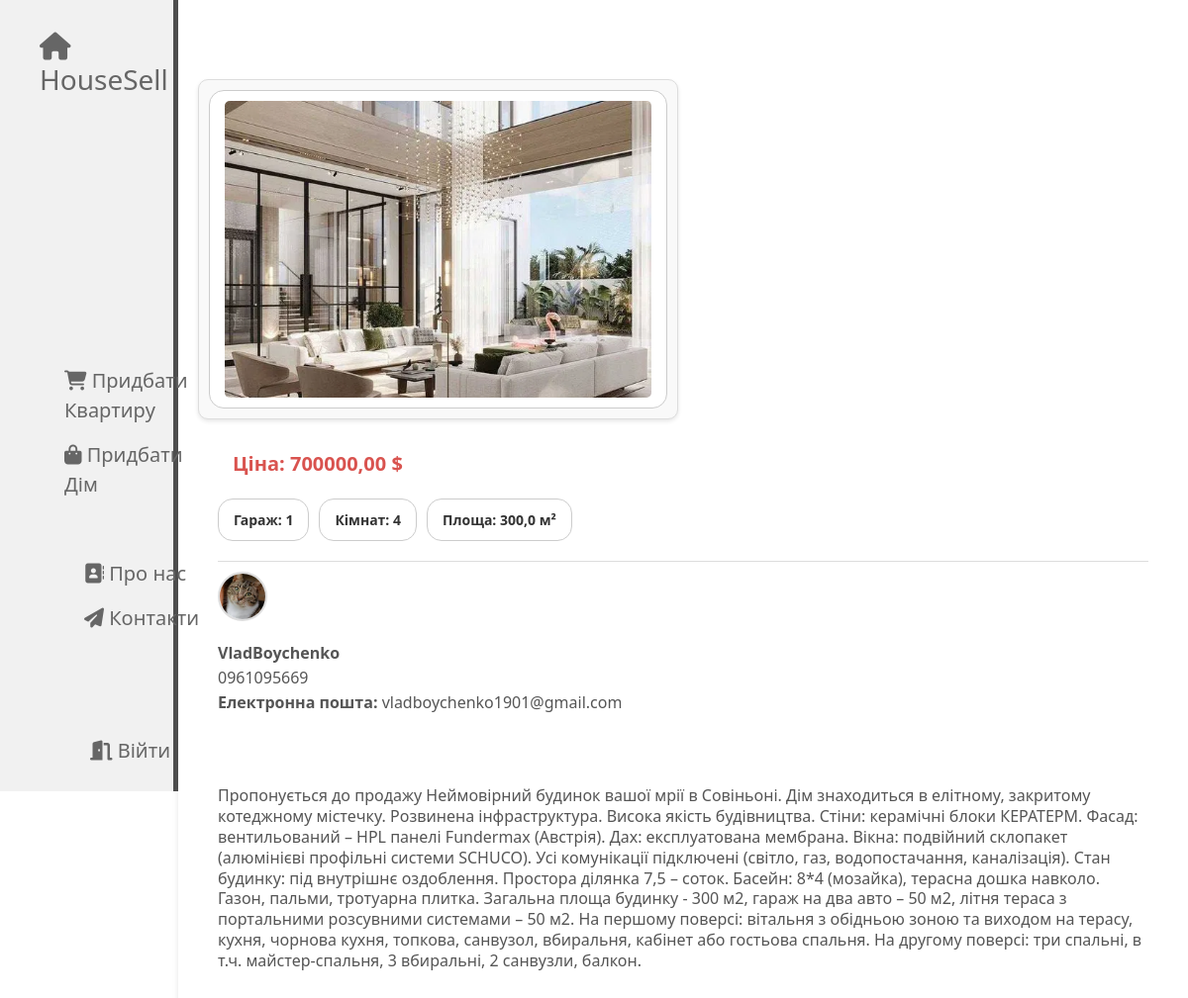
The app's page /house/2/ with its own data.
### main/models.py (models this page shows, shortened)
class Property(models.Model):
    title = models.CharField('Назва', max_length=100)
    description = models.TextField('Опис')
    area = models.FloatField('Площа (м²)')
    price = models.DecimalField('Ціна', max_digits=12, decimal_places=2)
    rooms = models.IntegerField('Кількість кімнат')
    category = models.ForeignKey(
        PropertyCategory, on_delete=models.CASCADE, related_name='%(class)s_category'
    )
    date_published = models.DateTimeField('Дата публікації', auto_now_add=True)
    owner = models.ForeignKey(
        User, on_delete=models.CASCADE, related_name='%(class)s_owner'
    )
    image = models.ImageField('Зображення', upload_to='property_images/', blank=True, null=True)
    class Meta:
        abstract = True

class House(Property):
    garage = models.IntegerField('Гараж')
    rooms = models.IntegerField('Кількість кімнат', default=1)  # Додано поле для кількості кімнат

class User(AbstractUser):
    phone_number = models.CharField('Номер телефону', max_length=15, blank=True, null=True)
    is_admin = models.BooleanField('Чи є адміністратором', default=False)
    profile_picture = models.ImageField('Фото профілю', upload_to='profile_pictures/', blank=True, null=True)
    groups = models.ManyToManyField(
        'auth.Group',
        related_name='custom_user_set',
        blank=True,
        help_text='Групи, до яких належить користувач.',
        verbose_name='Групи'
    )
    user_permissions = models.ManyToManyField(
        'auth.Permission',
        related_name='custom_user_set',
        blank=True,
        help_text='Спеціальні дозволи для користувача.',
        verbose_name='Дозволи'
    )

### main/views.py (the view)
# urls.py: path('house/<int:id>/', views.house_detail, name='house_detail'),
def house_detail(request, id):
    house = get_object_or_404(House, id=id)
    owner = house.owner  # Отримуємо власника квартири
    return render(request, 'main/house/house.html', {
        'house': house,
        'owner': owner,  # Передаємо власника
    })

### main/templates/main/house/house.html (shortened to what this page needs)
{% extends 'main/layout.html' %}
{% load static %}
{% block content %}
    <div class="flat11">
        <div class="image-flat11">
            <div class="grid-container">
                <div class="grid-item">
                    <div class="filter">
                        <img src="{{ house.image.url }}" alt="{{ house.title }}">
                    </div>
                </div>
        </div>
        <div class="text-flat11">
            <div class="price">Ціна: {{ house.price }} $</div>
            <div class="filters">
                <div class="filter">Гараж: {{ house.garage }}</div>
                <div class="filter">Кімнат: {{ house.rooms }}</div>
                <div class="filter">Площа: {{ house.area }} м²</div>
            </div>
            {% if owner %}
            <div class="author">
                <div class="author-photo">
                    <img src="{{ owner.profile_picture.url }}" alt="Автор">
                </div>
                <div class="author-info">
                    <p><strong>{{ owner.username }}</strong></p>
                    <p>{{ owner.phone_number }}</p>
                    <p><strong>Електронна пошта:</strong> {{ owner.email }}</p>
                </div>
            </div>
            {% endif %}
            <div class="kingsad">
                <p>{{ house.description }}</p>
            </div>
        </div>
    </div>
{% endblock %}

### main/static/main/css/style.css (style rules this page uses)
.flat11 { width: 85%; max-height: 2000px; padding: 20px; background-color: #ffffff; box-shadow: 0 4px 6px rgba(0, 0, 0, 0.1); display: flex; flex-direction: column; align-items: flex-start; }
.text-flat11 { font-size: 16px; display: flex; flex-direction: column; justify-content: flex-start; padding: 0 20px; width: 100%; }
.text-flat11 p { font-size: 16px; margin-top: 10px; color: #555; line-height: 1.3; margin-bottom: 5px; text-align: left; }
.text-flat11 .kingsad { margin-top: 62px; font-size: 16px; color: #555; line-height: 1.3; margin-bottom: 5px; text-align: left; }
.author { display: flex; flex-direction: column; margin-top: 20px; padding-top: 10px; border-top: 1px solid #ddd; width: 100%; }
.author-info { display: flex; flex-direction: column; margin-top: 10px; font-size: 14px; color: #333; text-align: left; }
.author-photo { margin-bottom: 10px; text-align: left; }
.author-photo img { width: 50px; height: 50px; border-radius: 50%; object-fit: cover; border: 2px solid #ddd; }
.author-info p { margin: 2px 0; }
.grid-container { margin-top: 60px; display: grid; grid-template-columns: repeat(2, 1fr); grid-gap: 10px; max-width: 1500px; }
.grid-item { text-align: left; padding: 10px; background-color: #f9f9f9; border: 1px solid #ddd; border-radius: 10px; box-shadow: 0 2px 4px rgba(0, 0, 0, 0.1); }
.grid-item img { width: 100%; height: 300px; object-fit: cover; transition: transform 0.3s ease; border-radius: 5px; }
.filters { display: flex; flex-wrap: wrap; gap: 10px; }
.filter { padding: 10px 15px; border: 1px solid #ccc; border-radius: 15px; background-color: #fff; font-size: 14px; font-weight: bold; color: #333; transition: background-color 0.3s ease, box-shadow 0.3s ease; }
.price { font-size: 20px; font-weight: bold; color: #d9534f; align-self: flex-start; margin-left: 15px; margin-bottom: 20px; }

### records on screen
House: image (picture), price "700000,00", garage "1", rooms "4", area "300,0", description "Пропонується до продажу Неймовірний будинок вашої мрії в Совіньоні. Дім знаходиться в елітному, закритому котеджному містечку. Розвинена інфраструктура. Висока якість будівництва. Стіни: керамічні блоки КЕРАТЕРМ. Фасад: вентильований – HPL панелі Fundermax (Австрія). Дах: експлуатована мембрана. Вікна: подвійний склопакет (алюмінієві профільні системи SCHUCO). Усі комунікації підключені (світло, газ, водопостачання, каналізація). Стан будинку: під внутрішнє оздоблення. Простора ділянка 7,5 – соток. Басейн: 8*4 (мозайка), терасна дошка навколо. Газон, пальми, тротуарна плитка. Загальна площа будинку - 300 м2, гараж на два авто – 50 м2, літня тераса з портальними розсувними системами – 50 м2.…"
User: profile_picture (picture), username "VladBoychenko", phone_number "0961095669", email "vladboychenko1901@gmail.com"
